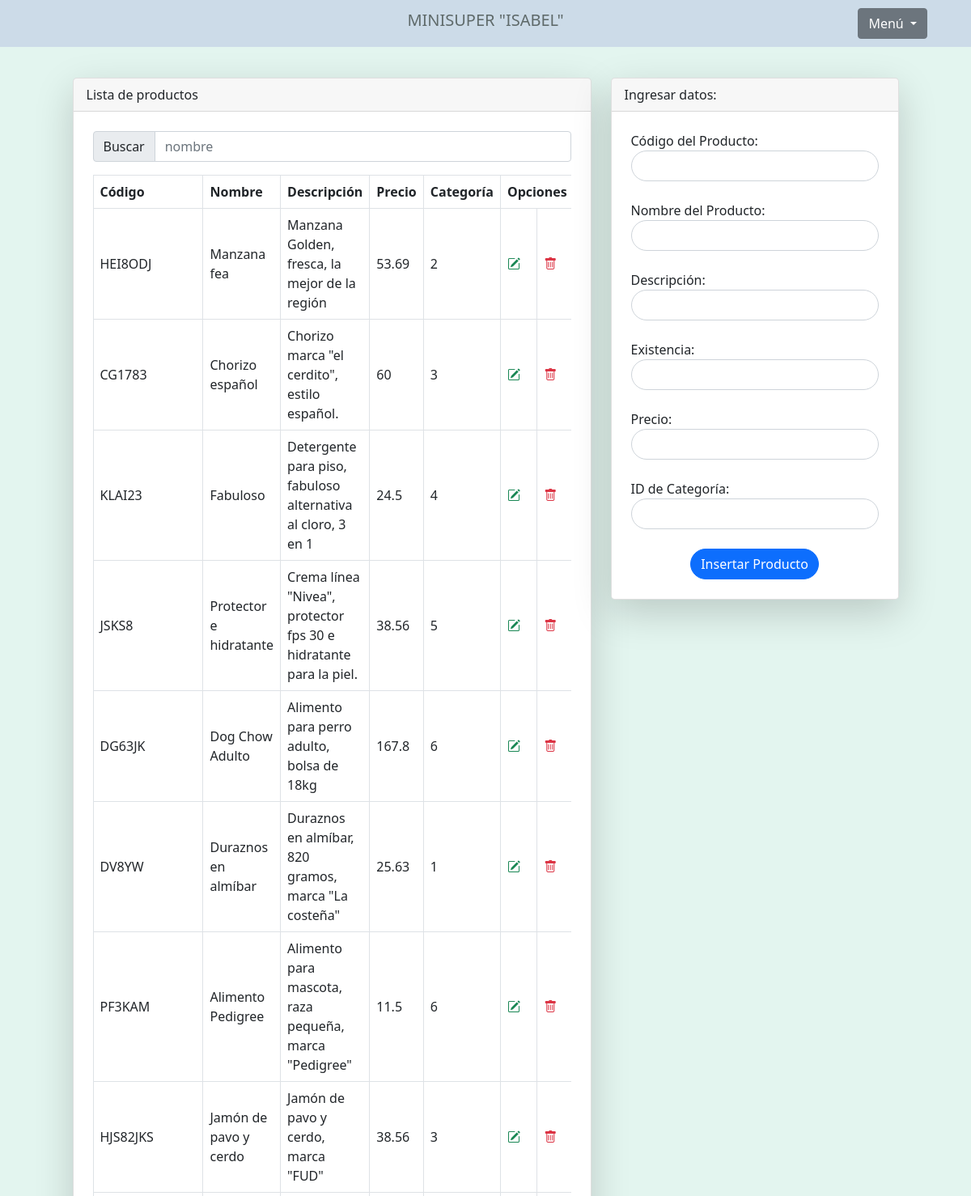
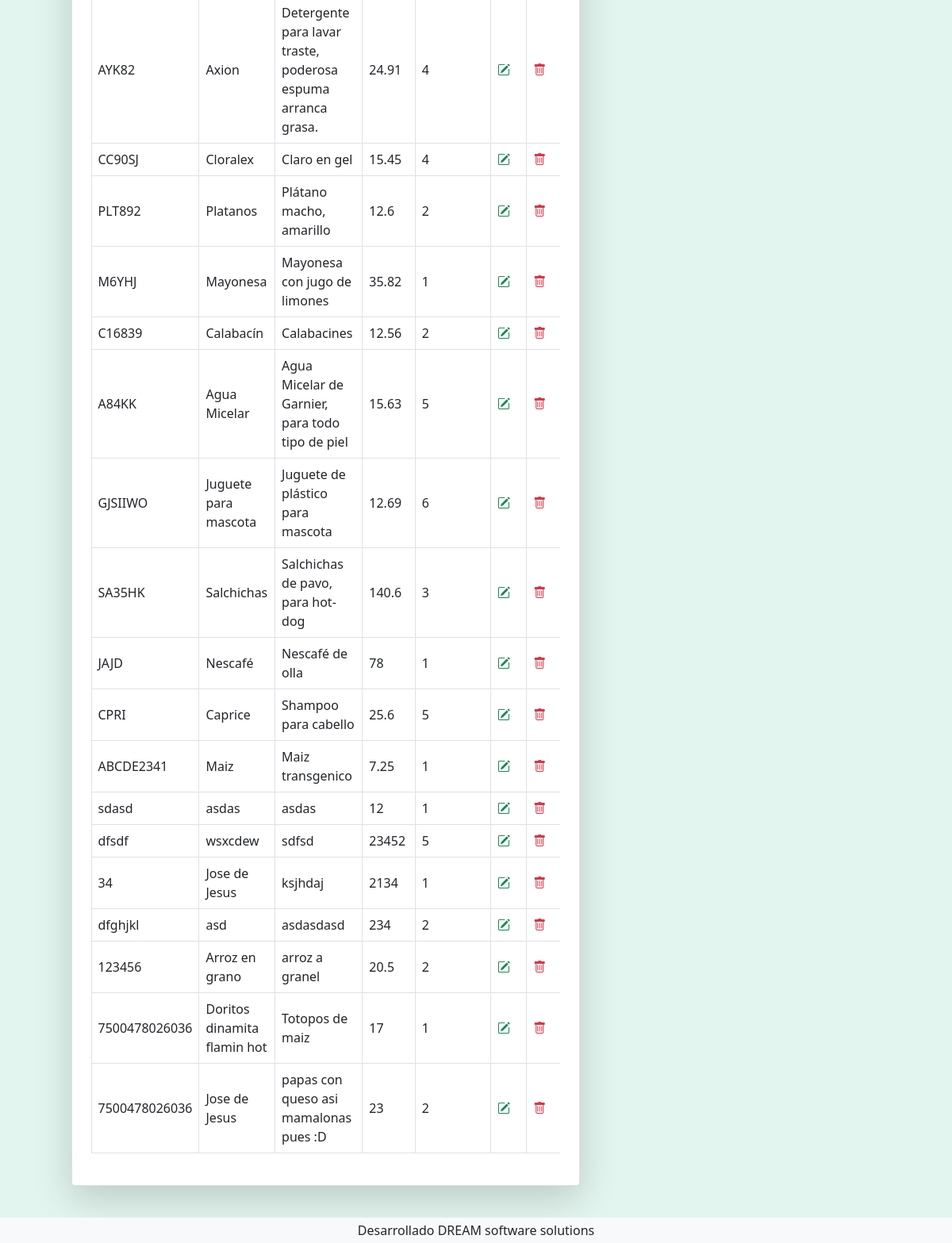
/Mnisuper/panel_admin.php (signed in), run on the app's committed database (2 pictures, top to bottom).
### tables this page shows
CREATE TABLE `productos` (
  `id_producto` smallint(5) NOT NULL,
  `codigo_producto` varchar(50) NOT NULL,
  `nombre` varchar(50) NOT NULL,
  `descripcion` varchar(100) NOT NULL,
  `existencia` float NOT NULL,
  `precio` float NOT NULL,
  `id_categoria` smallint(5) NOT NULL
);

### Mnisuper/panel_admin.php (the view, shortened to what this page needs)
<?php
include 'header.php';
?>
<?php
include_once "conexion.php";
$sentencia = $bd->query("SELECT * FROM productos");
$productos = $sentencia->fetchAll(PDO::FETCH_OBJ);
?>
<div class="container mt-5">
    <div class="row justify-content-center">
        <div class="col-md-7">
            <div class="card rounded-3 shadow-lg">
                <div class="card-header">
                    Lista de productos
                </div>
                <div class="p-4">
                    <div class="input-group mb-3">
                        <span class="input-group-text" id="basic-addon1">Buscar</span>
                        <input type="text" class="form-control" placeholder="nombre" aria-label="nombre  " aria-describedby="basic-addon1" id="search-input">
                    </div>
                    <div class="table-responsive">
                        <table class="table table-bordered align-middle" id="tabla-productos">
                            <thead>
                                <tr>
                                    <th scope="col">Código</th>
                                    <th scope="col">Nombre</th>
                                    <th scope="col">Descripción</th>
                                    <th scope="col">Precio</th>
                                    <th scope="col">Categoría</th>
                                    <th scope="col" colspan="20">Opciones</th>
                                </tr>
                            </thead>
                            <tbody>
                                <?php foreach ($productos as $dato) { ?>
                                    <tr>
                                        <td scope="row"><?php echo $dato->codigo_producto; ?></td>
                                        <td><?php echo $dato->nombre; ?></td>
                                        <td><?php echo $dato->descripcion; ?></td>
                                        <td><?php echo $dato->precio; ?></td>
                                        <td><?php echo $dato->id_categoria; ?></td>
                                        <td><a class="text-success animate__animated animate__heartBeat" href="editar.php?codigo_producto=<?php echo $dato->codigo_producto; ?>"><i class="bi bi-pencil-square"></i></a></td>
                                        <td><a onclick="return confirm('¿Estás seguro de eliminar?');" class="text-danger animate__animated animate__bounceIn" href="eliminar.php?codigo_producto=<?php echo $dato->codigo_producto; ?>"><i class="bi bi-trash"></i></a></td>
                                    </tr>
                                <?php } ?>
                            </tbody>
                        </table>
                    </div>
                </div>
            </div>
        </div>
        <div class="col-md-4">
            <div class="card rounded-3 shadow-lg">
                <div class="card-header">
                    Ingresar datos:
                </div>
                <form class="p-4" action="insertar_producto.php" method="post">
                    <label for="codigo_producto">Código del Producto:</label>
                    <input type="text" class="form-control rounded-pill" name="codigo_producto" required><br>
                    <label for="nombre">Nombre del Producto:</label>
                    <input type="text" class="form-control rounded-pill" name="nombre" autofocus required><br>
                    <label for="descripcion">Descripción:</label>
                    <input type="text" class="form-control rounded-pill" name="descripcion" required><br>
                    <label for="existencia">Existencia:</label>
                    <input type="number" class="form-control rounded-pill" name="existencia" required><br>
                    <label for="precio">Precio:</label>
                    <input type="number" class="form-control rounded-pill" step="0.01" name="precio" required><br>
                    <label for="id_categoria">ID de Categoría:</label>
                    <input type="number" class="form-control rounded-pill" name="id_categoria" required><br>
                    <div class="d-flex justify-content-center">
    <input type="submit" class="btn btn-primary rounded-pill animate__animated animate__rubberBand" value="Insertar Producto">
</div>
                </form>
            </div>
        </div>
    </div>
</div>
<?php include 'footer.php'; ?>

### Mnisuper/header.php (style rules this page uses)
body { background-color: #E3F5EF; }

### data on the page
productos: codigo_producto "HEI8ODJ", nombre "Manzana fea", descripcion "Manzana Golden, fresca, la mejor de la región", precio "53.69", id_categoria "2"
productos: codigo_producto "CG1783", nombre "Chorizo español", descripcion "Chorizo marca \"el cerdito\", estilo español.", precio "60", id_categoria "3"
productos: codigo_producto "KLAI23", nombre "Fabuloso", descripcion "Detergente para piso, fabuloso alternativa al cloro, 3 en 1", precio "24.5", id_categoria "4"
productos: codigo_producto "JSKS8", nombre "Protector e hidratante", descripcion "Crema línea \"Nivea\", protector fps 30 e hidratante para la piel.", precio "38.56", id_categoria "5"
productos: codigo_producto "DG63JK", nombre "Dog Chow Adulto", descripcion "Alimento para perro adulto, bolsa de 18kg", precio "167.8", id_categoria "6"
productos: codigo_producto "DV8YW", nombre "Duraznos en almíbar", descripcion "Duraznos en almíbar, 820 gramos, marca \"La costeña\"", precio "25.63", id_categoria "1"
productos: codigo_producto "PF3KAM", nombre "Alimento Pedigree", descripcion "Alimento para mascota, raza pequeña, marca \"Pedigree\"", precio "11.5", id_categoria "6"
productos: codigo_producto "HJS82JKS", nombre "Jamón de pavo y cerdo", descripcion "Jamón de pavo y cerdo, marca \"FUD\"", precio "38.56", id_categoria "3"
productos: codigo_producto "AYK82", nombre "Axion", descripcion "Detergente para lavar traste, poderosa espuma arranca grasa.", precio "24.91", id_categoria "4"
productos: codigo_producto "CC90SJ", nombre "Cloralex", descripcion "Claro en gel", precio "15.45", id_categoria "4"
productos: codigo_producto "PLT892", nombre "Platanos", descripcion "Plátano macho, amarillo", precio "12.6", id_categoria "2"
productos: codigo_producto "M6YHJ", nombre "Mayonesa", descripcion "Mayonesa con jugo de limones", precio "35.82", id_categoria "1"
productos: codigo_producto "C16839", nombre "Calabacín", descripcion "Calabacines", precio "12.56", id_categoria "2"
productos: codigo_producto "A84KK", nombre "Agua Micelar", descripcion "Agua Micelar de Garnier, para todo tipo de piel", precio "15.63", id_categoria "5"
productos: codigo_producto "GJSIIWO", nombre "Juguete para mascota", descripcion "Juguete de plástico para mascota", precio "12.69", id_categoria "6"
productos: codigo_producto "SA35HK", nombre "Salchichas", descripcion "Salchichas de pavo, para hot-dog", precio "140.6", id_categoria "3"
productos: codigo_producto "JAJD", nombre "Nescafé", descripcion "Nescafé de olla", precio "78", id_categoria "1"
productos: codigo_producto "CPRI", nombre "Caprice", descripcion "Shampoo para cabello", precio "25.6", id_categoria "5"
productos: codigo_producto "ABCDE2341", nombre "Maiz", descripcion "Maiz transgenico", precio "7.25", id_categoria "1"
productos: codigo_producto "sdasd", nombre "asdas", descripcion "asdas", precio "12", id_categoria "1"
productos: codigo_producto "dfsdf", nombre "wsxcdew", descripcion "sdfsd", precio "23452", id_categoria "5"
productos: codigo_producto "34", nombre "Jose de Jesus", descripcion "ksjhdaj", precio "2134", id_categoria "1"
productos: codigo_producto "dfghjkl", nombre "asd", descripcion "asdasdasd", precio "234", id_categoria "2"
productos: codigo_producto "123456", nombre "Arroz en grano", descripcion "arroz a granel", precio "20.5", id_categoria "2"
productos: codigo_producto "7500478026036", nombre "Doritos dinamita flamin hot", descripcion "Totopos de maiz", precio "17", id_categoria "1"
productos: codigo_producto "7500478026036", nombre "Jose de Jesus", descripcion "papas con queso asi mamalonas pues :D", precio "23", id_categoria "2"
